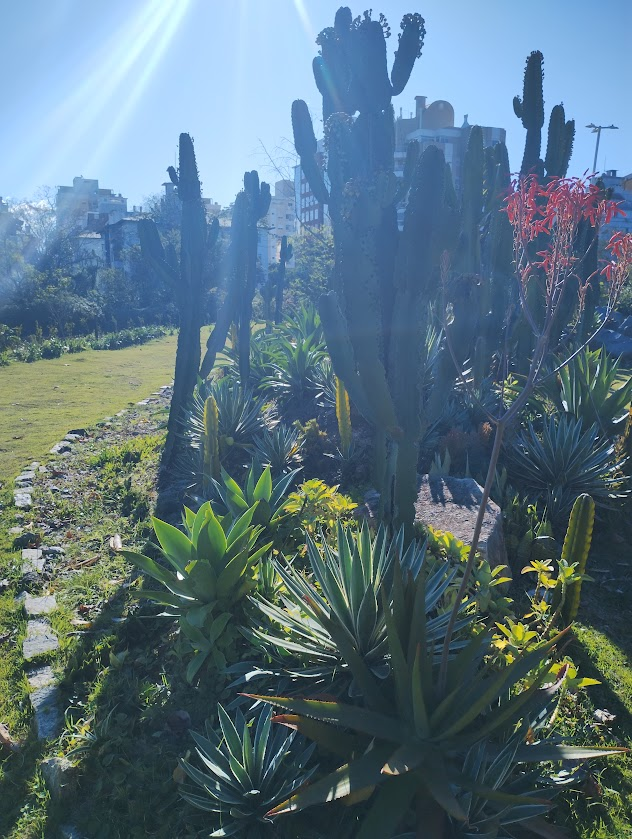
#> input picture image-processing-package/cactos.jpg, 632 x 839 px
$ python -i image_processing.py   (imports and definitions only)
#> lines starting #> are read from the running program, lines starting #| are printed output that depends on the picture
#> further down, picture is the input picture: shape (839, 632, 3); mean B, G, R 127.8, 114.6, 89.7
import cv2
import matplotlib.pyplot as plt

def load_image(image_path):
    """Carrega uma imagem a partir do caminho especificado."""
    img = cv2.imread(image_path)
    if img is None:
        raise ValueError(f"Não foi possível carregar a imagem do caminho: {image_path}")
    return img

def apply_clahe(img):
    """Aplica o CLAHE a uma imagem."""
    lab = cv2.cvtColor(img, cv2.COLOR_BGR2LAB)
#> lab: shape (839, 632, 3); mean of channels 0, 1, 2 117.5, 123.2, 118.1
    l, a, b = cv2.split(lab)
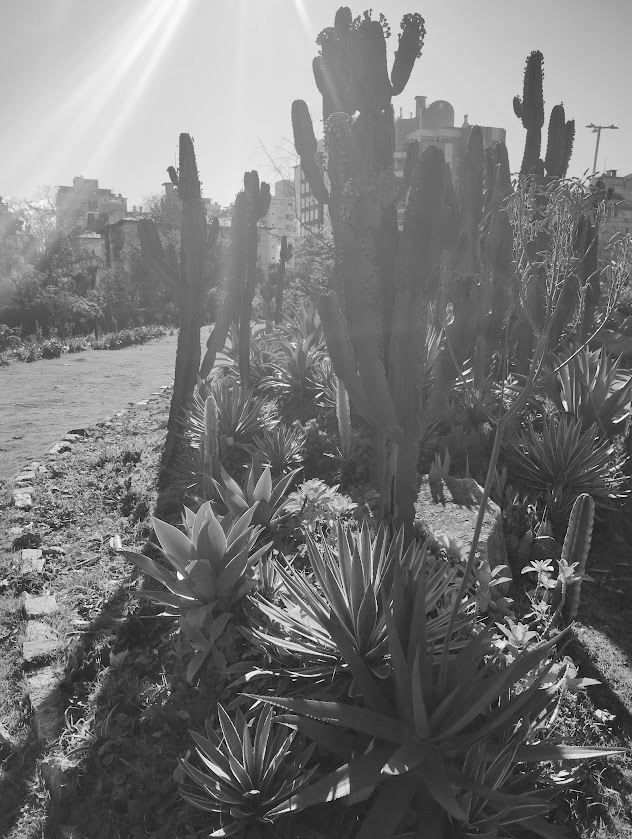
#> l: shape (839, 632); min 0, max 254, mean 117.5
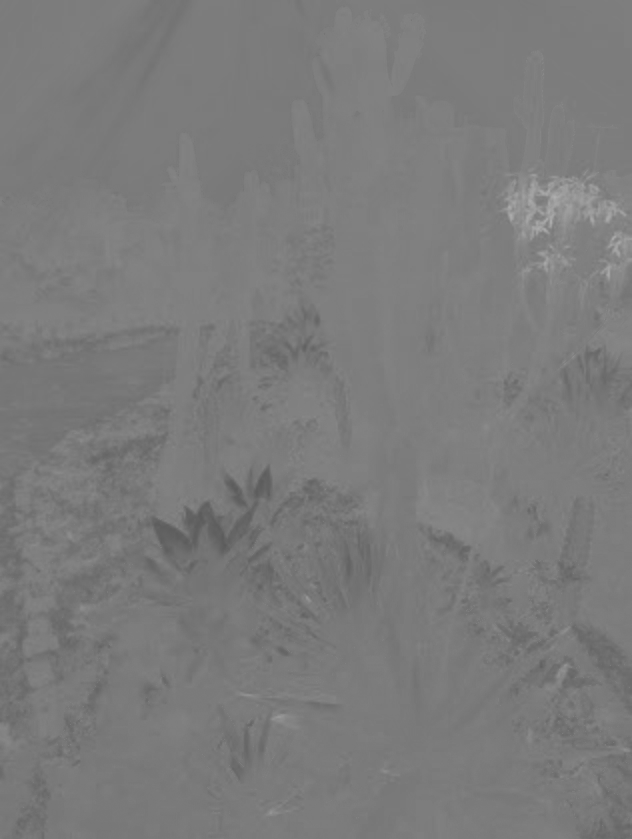
#> a: shape (839, 632); min 91, max 175, mean 123.2
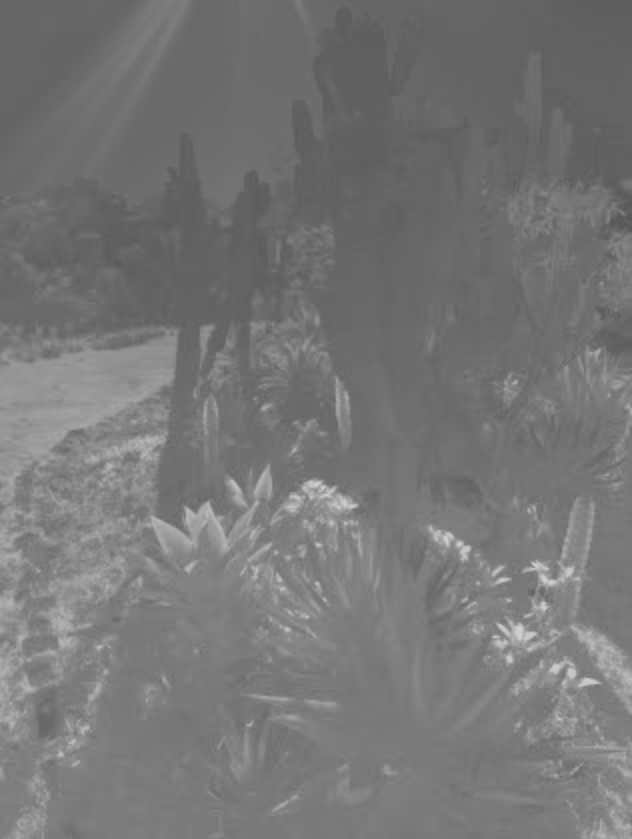
#> b: shape (839, 632); min 84, max 209, mean 118.1
    clahe = cv2.createCLAHE(clipLimit=2.0, tileGridSize=(8, 8))
    clahe_l = clahe.apply(l)
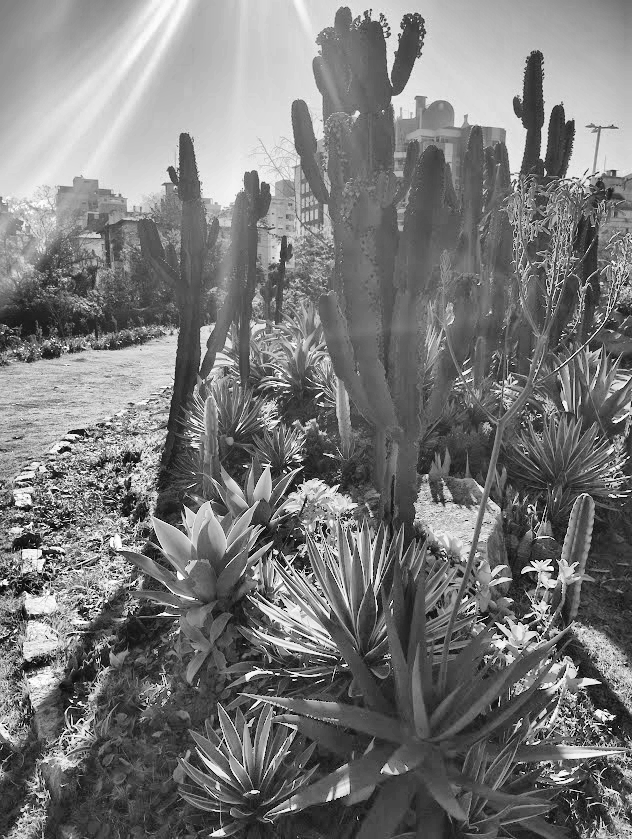
#> clahe_l: shape (839, 632); min 0, max 255, mean 120.5
    lab_clahe = cv2.merge((clahe_l, a, b))
#> lab_clahe: shape (839, 632, 3); mean of channels 0, 1, 2 120.5, 123.2, 118.1
    return cv2.cvtColor(lab_clahe, cv2.COLOR_LAB2BGR)
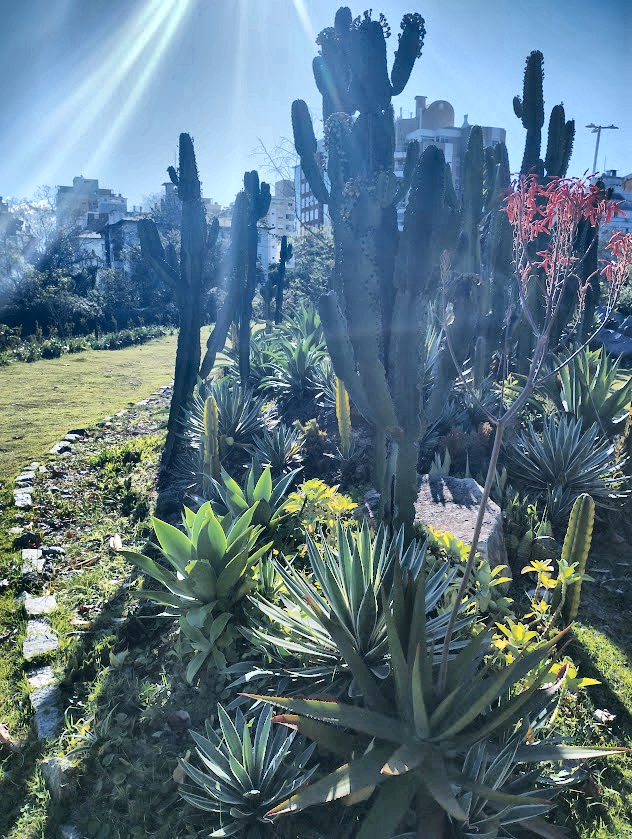
#> returned value: shape (839, 632, 3); mean B, G, R 130.5, 118, 92.5

def display_images(original_img, processed_img):
    """Visualiza a imagem original e a processada."""
    plt.figure(figsize=(15, 5))
    plt.subplot(1, 2, 1)
    plt.imshow(cv2.cvtColor(original_img, cv2.COLOR_BGR2RGB))
    plt.title('Imagem Original')

    plt.subplot(1, 2, 2)
    plt.imshow(cv2.cvtColor(processed_img, cv2.COLOR_BGR2RGB))
    plt.title('Imagem com CLAHE')
    plt.show()

>>> import cv2
>>> picture = cv2.imread('../cactos.jpg')
>>> result = apply_clahe(picture)
